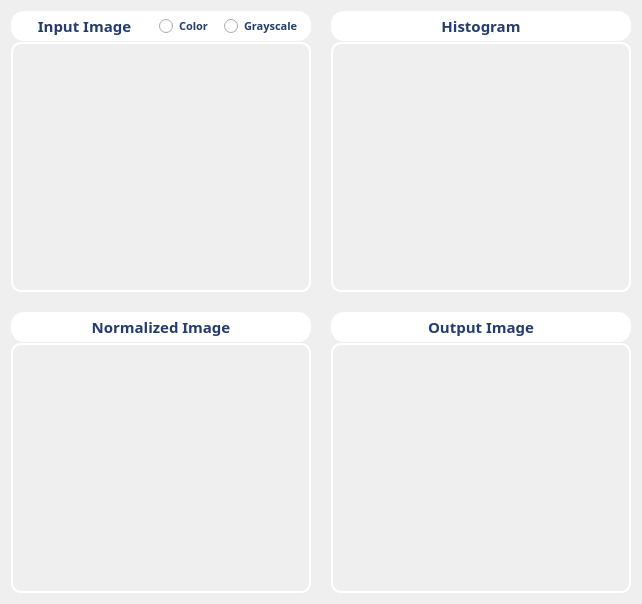
      <widget class="QWidget" name="tab_equalize_normalize">
       <attribute name="title">
        <string>Equalize &amp;&amp; Normalize</string>
       </attribute>
       <layout class="QGridLayout" name="gridLayout_35">
        <item row="0" column="0">
         <layout class="QGridLayout" name="gridLayout_30" rowstretch="1,1" columnstretch="1,1">
          <property name="spacing">
           <number>20</number>
          </property>
          <item row="0" column="0">
           <layout class="QGridLayout" name="gridLayout_26" rowstretch="0,1">
            <property name="verticalSpacing">
             <number>1</number>
            </property>
            <item row="1" column="0">
             <widget class="ImageView" name="widget_original_img" native="true">
              <property name="minimumSize">
               <size>
                <width>300</width>
                <height>250</height>
               </size>
              </property>
              <property name="maximumSize">
               <size>
                <width>700</width>
                <height>16777215</height>
               </size>
              </property>
              <property name="cursor">
               <cursorShape>PointingHandCursor</cursorShape>
              </property>
              <property name="toolTip">
               <string>Double-click to add an image</string>
              </property>
              <property name="styleSheet">
               <string notr="true">border: 2px solid white;
border-radius: 10px;
color: white;
background-color: rgba(255, 255, 255, 0);</string>
              </property>
             </widget>
            </item>
            <item row="0" column="0">
             <layout class="QGridLayout" name="gridLayout_76" columnstretch="1,0">
              <property name="horizontalSpacing">
               <number>0</number>
              </property>
              <item row="0" column="1">
               <layout class="QGridLayout" name="gridLayout_77">
                <property name="horizontalSpacing">
                 <number>0</number>
                </property>
                <item row="0" column="0">
                 <widget class="QRadioButton" name="radioButton_equalize_color">
                  <property name="sizePolicy">
                   <sizepolicy hsizetype="Fixed" vsizetype="Fixed">
                    <horstretch>0</horstretch>
                    <verstretch>0</verstretch>
                   </sizepolicy>
                  </property>
                  <property name="minimumSize">
                   <size>
                    <width>65</width>
                    <height>30</height>
                   </size>
                  </property>
                  <property name="font">
                   <font>
                    <family>Yu Gothic UI Semibold</family>
                    <pointsize>8</pointsize>
                    <weight>75</weight>
                    <bold>true</bold>
                   </font>
                  </property>
                  <property name="cursor">
                   <cursorShape>PointingHandCursor</cursorShape>
                  </property>
                  <property name="styleSheet">
                   <string notr="true">color: rgb(37, 60, 111);
background-color: white;
border: 1px solid white;</string>
                  </property>
                  <property name="text">
                   <string>Color</string>
                  </property>
                 </widget>
                </item>
                <item row="0" column="1">
                 <widget class="QRadioButton" name="radioButton_equalize_grayscale">
                  <property name="sizePolicy">
                   <sizepolicy hsizetype="Fixed" vsizetype="Fixed">
                    <horstretch>0</horstretch>
                    <verstretch>0</verstretch>
                   </sizepolicy>
                  </property>
                  <property name="minimumSize">
                   <size>
                    <width>88</width>
                    <height>30</height>
                   </size>
                  </property>
                  <property name="font">
                   <font>
                    <family>Yu Gothic UI Semibold</family>
                    <pointsize>8</pointsize>
                    <weight>75</weight>
                    <bold>true</bold>
                   </font>
                  </property>
                  <property name="cursor">
                   <cursorShape>PointingHandCursor</cursorShape>
                  </property>
                  <property name="styleSheet">
                   <string notr="true">color: rgb(37, 60, 111);
background-color: white;
border: 1px solid white;
border-top-right-radius: 13px;
border-bottom-right-radius: 13px;
padding-right: 2px;
</string>
                  </property>
                  <property name="text">
                   <string>Grayscale</string>
                  </property>
                 </widget>
                </item>
               </layout>
              </item>
              <item row="0" column="0">
               <widget class="QLabel" name="label_37">
                <property name="sizePolicy">
                 <sizepolicy hsizetype="Preferred" vsizetype="Fixed">
                  <horstretch>0</horstretch>
                  <verstretch>0</verstretch>
                 </sizepolicy>
                </property>
                <property name="minimumSize">
                 <size>
                  <width>147</width>
                  <height>30</height>
                 </size>
                </property>
                <property name="maximumSize">
                 <size>
                  <width>547</width>
                  <height>16777215</height>
                 </size>
                </property>
                <property name="font">
                 <font>
                  <family>Yu Gothic</family>
                  <pointsize>11</pointsize>
                  <weight>75</weight>
                  <bold>true</bold>
                 </font>
                </property>
                <property name="styleSheet">
                 <string notr="true">color: rgb(37, 60, 111);
background-color: white;
border: 1px solid white;
border-top-left-radius: 13px;
border-bottom-left-radius: 13px;</string>
                </property>
                <property name="text">
                 <string>Input Image</string>
                </property>
                <property name="alignment">
                 <set>Qt::AlignCenter</set>
                </property>
                <property name="wordWrap">
                 <bool>false</bool>
                </property>
               </widget>
              </item>
             </layout>
            </item>
           </layout>
          </item>
          <item row="0" column="1">
           <layout class="QGridLayout" name="gridLayout_29" rowstretch="0,1">
            <property name="verticalSpacing">
             <number>1</number>
            </property>
            <item row="0" column="0">
             <widget class="QLabel" name="label_23">
              <property name="sizePolicy">
               <sizepolicy hsizetype="Preferred" vsizetype="Fixed">
                <horstretch>0</horstretch>
                <verstretch>0</verstretch>
               </sizepolicy>
              </property>
              <property name="minimumSize">
               <size>
                <width>0</width>
                <height>30</height>
               </size>
              </property>
              <property name="font">
               <font>
                <family>Yu Gothic</family>
                <pointsize>11</pointsize>
                <weight>75</weight>
                <bold>true</bold>
               </font>
              </property>
              <property name="styleSheet">
               <string notr="true">color: rgb(37, 60, 111);
background-color: white;
border: 1px solid white;
border-radius: 13px;</string>
              </property>
              <property name="text">
               <string>Histogram</string>
              </property>
              <property name="alignment">
               <set>Qt::AlignCenter</set>
              </property>
             </widget>
            </item>
            <item row="1" column="0">
             <widget class="QWidget" name="plotWidge_equalize_histogram" native="true">
              <property name="minimumSize">
               <size>
                <width>300</width>
                <height>250</height>
               </size>
              </property>
              <property name="maximumSize">
               <size>
                <width>700</width>
                <height>16777215</height>
               </size>
              </property>
              <property name="toolTip">
               <string/>
              </property>
              <property name="styleSheet">
               <string notr="true">border: 2px solid white;
border-radius: 10px;</string>
              </property>
             </widget>
            </item>
           </layout>
          </item>
          <item row="1" column="0">
           <layout class="QGridLayout" name="gridLayout_27" rowstretch="0,1">
            <property name="verticalSpacing">
             <number>1</number>
            </property>
            <item row="0" column="0">
             <widget class="QLabel" name="label_21">
              <property name="sizePolicy">
               <sizepolicy hsizetype="Preferred" vsizetype="Fixed">
                <horstretch>0</horstretch>
                <verstretch>0</verstretch>
               </sizepolicy>
              </property>
              <property name="minimumSize">
               <size>
                <width>0</width>
                <height>30</height>
               </size>
              </property>
              <property name="font">
               <font>
                <family>Yu Gothic</family>
                <pointsize>11</pointsize>
                <weight>75</weight>
                <bold>true</bold>
               </font>
              </property>
              <property name="styleSheet">
               <string notr="true">color: rgb(37, 60, 111);
background-color: white;
border: 1px solid white;
border-radius: 13px;</string>
              </property>
              <property name="text">
               <string>Normalized Image</string>
              </property>
              <property name="alignment">
               <set>Qt::AlignCenter</set>
              </property>
             </widget>
            </item>
            <item row="1" column="0">
             <widget class="ImageView" name="widget_normalized_img" native="true">
              <property name="minimumSize">
               <size>
                <width>300</width>
                <height>250</height>
               </size>
              </property>
              <property name="maximumSize">
               <size>
                <width>700</width>
                <height>16777215</height>
               </size>
              </property>
              <property name="toolTip">
               <string/>
              </property>
              <property name="styleSheet">
               <string notr="true">border: 2px solid white;
border-radius: 10px;</string>
              </property>
             </widget>
            </item>
           </layout>
          </item>
          <item row="1" column="1">
           <layout class="QGridLayout" name="gridLayout_28" rowstretch="0,1">
            <property name="verticalSpacing">
             <number>1</number>
            </property>
            <item row="0" column="0">
             <widget class="QLabel" name="label_22">
              <property name="sizePolicy">
               <sizepolicy hsizetype="Preferred" vsizetype="Fixed">
                <horstretch>0</horstretch>
                <verstretch>0</verstretch>
               </sizepolicy>
              </property>
              <property name="minimumSize">
               <size>
                <width>0</width>
                <height>30</height>
               </size>
              </property>
              <property name="font">
               <font>
                <family>Yu Gothic</family>
                <pointsize>11</pointsize>
                <weight>75</weight>
                <bold>true</bold>
               </font>
              </property>
              <property name="styleSheet">
               <string notr="true">color: rgb(37, 60, 111);
background-color: white;
border: 1px solid white;
border-radius: 13px;</string>
              </property>
              <property name="text">
               <string>Output Image</string>
              </property>
              <property name="alignment">
               <set>Qt::AlignCenter</set>
              </property>
             </widget>
            </item>
            <item row="1" column="0">
             <widget class="ImageView" name="widget_output_img" native="true">
              <property name="minimumSize">
               <size>
                <width>300</width>
                <height>250</height>
               </size>
              </property>
              <property name="maximumSize">
               <size>
                <width>700</width>
                <height>16777215</height>
               </size>
              </property>
              <property name="toolTip">
               <string/>
              </property>
              <property name="styleSheet">
               <string notr="true">border: 2px solid white;
border-radius: 10px;</string>
              </property>
             </widget>
            </item>
           </layout>
          </item>
         </layout>
        </item>
       </layout>
      </widget>
